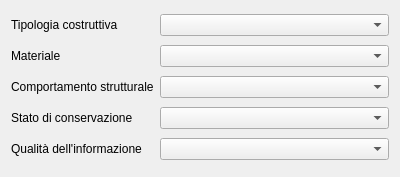
<?xml version="1.0" encoding="UTF-8"?>
<ui version="4.0">
 <class>Form</class>
 <widget class="QWidget" name="Form">
  <property name="geometry">
   <rect>
    <x>0</x>
    <y>0</y>
    <width>400</width>
    <height>177</height>
   </rect>
  </property>
  <property name="windowTitle">
   <string>Form</string>
  </property>
  <layout class="QGridLayout" name="gridLayout">
   <item row="0" column="0">
    <widget class="QLabel" name="label_12">
     <property name="text">
      <string>Tipologia costruttiva</string>
     </property>
    </widget>
   </item>
   <item row="0" column="1">
    <widget class="QComboBox" name="ZZ_TIPOLOGIA_COSTRUTTIVA_COPERTURA_EDIFICI_GRANDI_LUCIID">
     <property name="sizePolicy">
      <sizepolicy hsizetype="Expanding" vsizetype="Fixed">
       <horstretch>0</horstretch>
       <verstretch>0</verstretch>
      </sizepolicy>
     </property>
     <property name="sizeAdjustPolicy">
      <enum>QComboBox::AdjustToMinimumContentsLength</enum>
     </property>
    </widget>
   </item>
   <item row="1" column="0">
    <widget class="QLabel" name="label_13">
     <property name="text">
      <string>Materiale</string>
     </property>
    </widget>
   </item>
   <item row="1" column="1">
    <widget class="QComboBox" name="ZZ_MATERIALE_COPERTURA_EDIFICI_GRANDI_LUCIID">
     <property name="sizePolicy">
      <sizepolicy hsizetype="Expanding" vsizetype="Fixed">
       <horstretch>0</horstretch>
       <verstretch>0</verstretch>
      </sizepolicy>
     </property>
     <property name="sizeAdjustPolicy">
      <enum>QComboBox::AdjustToMinimumContentsLength</enum>
     </property>
    </widget>
   </item>
   <item row="2" column="0">
    <widget class="QLabel" name="label_9">
     <property name="text">
      <string>Comportamento strutturale</string>
     </property>
    </widget>
   </item>
   <item row="2" column="1">
    <widget class="QComboBox" name="ZZ_COMPORTAMENTO_STRUTTURALE_COPERTURAID">
     <property name="sizePolicy">
      <sizepolicy hsizetype="Expanding" vsizetype="Fixed">
       <horstretch>0</horstretch>
       <verstretch>0</verstretch>
      </sizepolicy>
     </property>
     <property name="sizeAdjustPolicy">
      <enum>QComboBox::AdjustToMinimumContentsLength</enum>
     </property>
    </widget>
   </item>
   <item row="3" column="0">
    <widget class="QLabel" name="label_10">
     <property name="text">
      <string>Stato di conservazione</string>
     </property>
    </widget>
   </item>
   <item row="3" column="1">
    <widget class="QComboBox" name="ZZ_STATO_CONSERVAZIONE_COPERTURA_EDIFICI_ORDINARIID">
     <property name="sizePolicy">
      <sizepolicy hsizetype="Expanding" vsizetype="Fixed">
       <horstretch>0</horstretch>
       <verstretch>0</verstretch>
      </sizepolicy>
     </property>
     <property name="sizeAdjustPolicy">
      <enum>QComboBox::AdjustToMinimumContentsLength</enum>
     </property>
    </widget>
   </item>
   <item row="4" column="0">
    <widget class="QLabel" name="label_16">
     <property name="text">
      <string>Qualità dell'informazione</string>
     </property>
    </widget>
   </item>
   <item row="4" column="1">
    <widget class="QComboBox" name="ZZ_QUALITA_INFORMAZIONEID">
     <property name="sizePolicy">
      <sizepolicy hsizetype="Expanding" vsizetype="Fixed">
       <horstretch>0</horstretch>
       <verstretch>0</verstretch>
      </sizepolicy>
     </property>
     <property name="sizeAdjustPolicy">
      <enum>QComboBox::AdjustToMinimumContentsLength</enum>
     </property>
    </widget>
   </item>
  </layout>
 </widget>
 <resources/>
 <connections/>
</ui>
